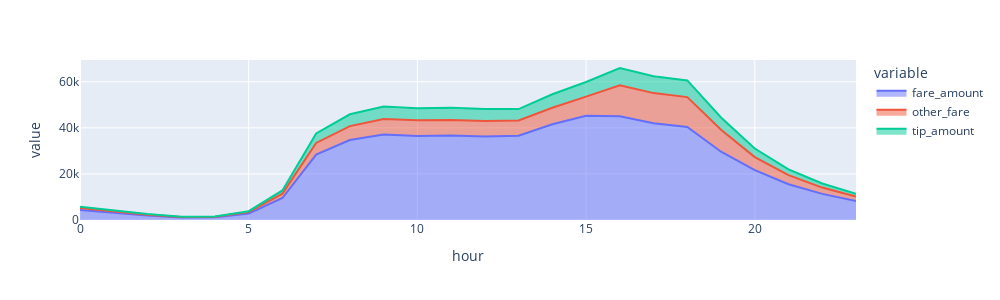
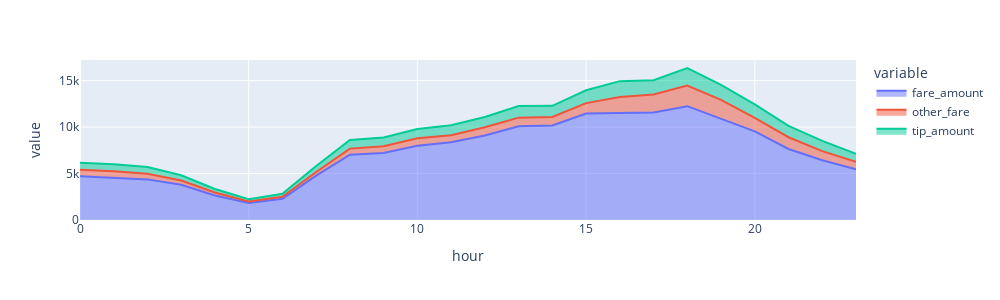
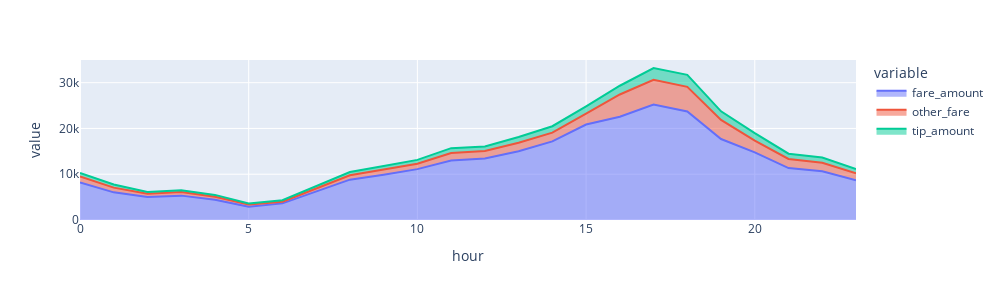
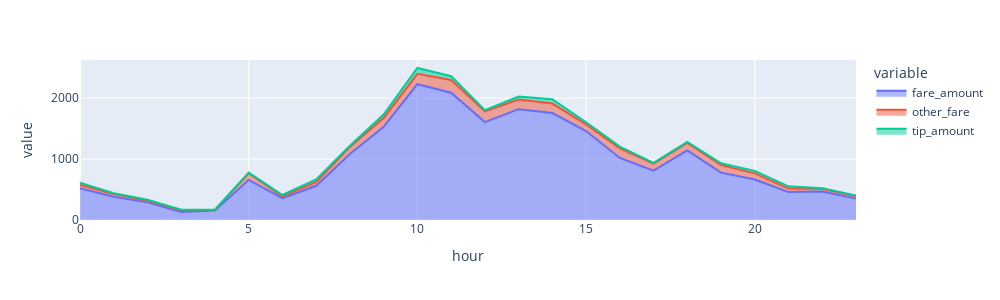

Notebook code for these charts, in order:
### Markdown cell above
**Tip to total amount**, the area graph are used to see the trends of tips value in comparisons to the fare amount and other fare.

### Code cell
area = df.groupby(by=['PUborough','hour'])[['fare_amount','other_fare','tip_amount','total_amount']].sum().reset_index()
for i, borough in enumerate(boroughs):
    fig = px.area(area[area['PUborough']==borough], x='hour', y=['fare_amount','other_fare', 'tip_amount'],
    width=1000, height=300)
    fig.show()

### Figure 1 — Plotly figure (JSON) as saved in the notebook; plotly's stock layout.template omitted (floating-point values rounded to 4 significant figures)
{"data": [{"fillpattern": {"shape": ""}, "hovertemplate": "variable=fare_amount<br>hour=%{x}<br>value=%{y}<extra></extra>", "legendgroup": "fare_amount", "line": {"color": "#636efa"}, "marker": {"symbol": "circle"}, "mode": "lines", "name": "fare_amount", "orientation": "v", "showlegend": true, "stackgroup": "1", "type": "scatter", "x": [0, 1, 2, 3, 4, 5, 6, 7, 8, 9, 10, 11, 12, 13, 14, 15, 16, 17, 18, 19, 20, 21, 22, 23], "xaxis": "x", "y": [4345.0, 3046.0, 1963.0, 1124.0, 1217.0, 2804.0, 9546.0, 28390.0, 34740.0, 37110.0, 36460.0, 36710.0, 36220.0, 36580.0, 41530.0, 45210.0, 45020.0, 41980.0, 40400.0, 29640.0, 21610.0, 15510.0, 11330.0, 8245.0], "yaxis": "y"}, {"fillpattern": {"shape": ""}, "hovertemplate": "variable=other_fare<br>hour=%{x}<br>value=%{y}<extra></extra>", "legendgroup": "other_fare", "line": {"color": "#EF553B"}, "marker": {"symbol": "circle"}, "mode": "lines", "name": "other_fare", "orientation": "v", "showlegend": true, "stackgroup": "1", "type": "scatter", "x": [0, 1, 2, 3, 4, 5, 6, 7, 8, 9, 10, 11, 12, 13, 14, 15, 16, 17, 18, 19, 20, 21, 22, 23], "xaxis": "x", "y": [916.6, 652.4, 361.2, 199.6, 188.4, 649.9, 1901.0, 5062, 6003.0, 6774.0, 6859.0, 6742.0, 6792.0, 6605, 7218.0, 8345.0, 13460.0, 13100.0, 12940.0, 9558.0, 5687.0, 3939.0, 2744.0, 1971.0], "yaxis": "y"}, {"fillpattern": {"shape": ""}, "hovertemplate": "variable=tip_amount<br>hour=%{x}<br>value=%{y}<extra></extra>", "legendgroup": "tip_amount", "line": {"color": "#00cc96"}, "marker": {"symbol": "circle"}, "mode": "lines", "name": "tip_amount", "orientation": "v", "showlegend": true, "stackgroup": "1", "type": "scatter", "x": [0, 1, 2, 3, 4, 5, 6, 7, 8, 9, 10, 11, 12, 13, 14, 15, 16, 17, 18, 19, 20, 21, 22, 23], "xaxis": "x", "y": [513.3, 384.9, 233.1, 95.24, 159.8, 373.9, 1377.0, 4134.0, 5130.0, 5413.0, 5208.0, 5312.0, 5206.0, 4950.0, 5845.0, 6329.0, 7500.0, 7356.0, 7239.0, 5281.0, 3720.0, 2559.0, 1756.0, 1122.0], "yaxis": "y"}], "layout": {"height": 300, "legend": {"title": {"text": "variable"}, "tracegroupgap": 0}, "margin": {"t": 60}, "width": 1000, "xaxis": {"anchor": "y", "domain": [0, 1], "title": {"text": "hour"}}, "yaxis": {"anchor": "x", "domain": [0, 1], "title": {"text": "value"}}}}

### Figure 2 — Plotly figure (JSON) as saved in the notebook; plotly's stock layout.template omitted (floating-point values rounded to 4 significant figures)
{"data": [{"fillpattern": {"shape": ""}, "hovertemplate": "variable=fare_amount<br>hour=%{x}<br>value=%{y}<extra></extra>", "legendgroup": "fare_amount", "line": {"color": "#636efa"}, "marker": {"symbol": "circle"}, "mode": "lines", "name": "fare_amount", "orientation": "v", "showlegend": true, "stackgroup": "1", "type": "scatter", "x": [0, 1, 2, 3, 4, 5, 6, 7, 8, 9, 10, 11, 12, 13, 14, 15, 16, 17, 18, 19, 20, 21, 22, 23], "xaxis": "x", "y": [4718.0, 4583.0, 4371.0, 3783.0, 2645.0, 1831.0, 2289.0, 4778.0, 7032.0, 7213.0, 7985.0, 8367.0, 9101.0, 10090.0, 10160.0, 11460.0, 11510.0, 11560.0, 12250.0, 10900.0, 9534.0, 7639.0, 6432.0, 5446.0], "yaxis": "y"}, {"fillpattern": {"shape": ""}, "hovertemplate": "variable=other_fare<br>hour=%{x}<br>value=%{y}<extra></extra>", "legendgroup": "other_fare", "line": {"color": "#EF553B"}, "marker": {"symbol": "circle"}, "mode": "lines", "name": "other_fare", "orientation": "v", "showlegend": true, "stackgroup": "1", "type": "scatter", "x": [0, 1, 2, 3, 4, 5, 6, 7, 8, 9, 10, 11, 12, 13, 14, 15, 16, 17, 18, 19, 20, 21, 22, 23], "xaxis": "x", "y": [693.7, 666.0, 598.4, 464.1, 317.8, 161.2, 216.8, 386.2, 649.5, 723.3, 809.3, 762.8, 883.9, 928.8, 921.6, 1117.0, 1728.0, 1940.0, 2217.0, 2024.0, 1459, 1266, 984.4, 823.6], "yaxis": "y"}, {"fillpattern": {"shape": ""}, "hovertemplate": "variable=tip_amount<br>hour=%{x}<br>value=%{y}<extra></extra>", "legendgroup": "tip_amount", "line": {"color": "#00cc96"}, "marker": {"symbol": "circle"}, "mode": "lines", "name": "tip_amount", "orientation": "v", "showlegend": true, "stackgroup": "1", "type": "scatter", "x": [0, 1, 2, 3, 4, 5, 6, 7, 8, 9, 10, 11, 12, 13, 14, 15, 16, 17, 18, 19, 20, 21, 22, 23], "xaxis": "x", "y": [758.6, 745.1, 723.9, 568.1, 379.1, 251.0, 313.5, 649.4, 919.5, 946.1, 1005, 1064.0, 1097.0, 1258.0, 1203.0, 1388.0, 1705.0, 1543.0, 1891.0, 1620.0, 1440.0, 1226.0, 1099.0, 864.8], "yaxis": "y"}], "layout": {"height": 300, "legend": {"title": {"text": "variable"}, "tracegroupgap": 0}, "margin": {"t": 60}, "width": 1000, "xaxis": {"anchor": "y", "domain": [0, 1], "title": {"text": "hour"}}, "yaxis": {"anchor": "x", "domain": [0, 1], "title": {"text": "value"}}}}

### Figure 3 — Plotly figure (JSON) as saved in the notebook; plotly's stock layout.template omitted (floating-point values rounded to 4 significant figures)
{"data": [{"fillpattern": {"shape": ""}, "hovertemplate": "variable=fare_amount<br>hour=%{x}<br>value=%{y}<extra></extra>", "legendgroup": "fare_amount", "line": {"color": "#636efa"}, "marker": {"symbol": "circle"}, "mode": "lines", "name": "fare_amount", "orientation": "v", "showlegend": true, "stackgroup": "1", "type": "scatter", "x": [0, 1, 2, 3, 4, 5, 6, 7, 8, 9, 10, 11, 12, 13, 14, 15, 16, 17, 18, 19, 20, 21, 22, 23], "xaxis": "x", "y": [8193.0, 6039.0, 5015.0, 5325.0, 4437.0, 2897.0, 3628.0, 6234.0, 8812.0, 9886.0, 11110.0, 13010.0, 13440.0, 15010.0, 17170.0, 20850.0, 22560.0, 25210.0, 23720.0, 17690.0, 14770.0, 11340.0, 10660.0, 8696.0], "yaxis": "y"}, {"fillpattern": {"shape": ""}, "hovertemplate": "variable=other_fare<br>hour=%{x}<br>value=%{y}<extra></extra>", "legendgroup": "other_fare", "line": {"color": "#EF553B"}, "marker": {"symbol": "circle"}, "mode": "lines", "name": "other_fare", "orientation": "v", "showlegend": true, "stackgroup": "1", "type": "scatter", "x": [0, 1, 2, 3, 4, 5, 6, 7, 8, 9, 10, 11, 12, 13, 14, 15, 16, 17, 18, 19, 20, 21, 22, 23], "xaxis": "x", "y": [1311.0, 1034.0, 702.8, 810.5, 650.9, 481.2, 352.1, 680.8, 947.6, 1139.0, 1165.0, 1617.0, 1657.0, 1877, 1925.0, 2365.0, 4866.0, 5439.0, 5375.0, 4186.0, 2592.0, 1997.0, 1837.0, 1487.0], "yaxis": "y"}, {"fillpattern": {"shape": ""}, "hovertemplate": "variable=tip_amount<br>hour=%{x}<br>value=%{y}<extra></extra>", "legendgroup": "tip_amount", "line": {"color": "#00cc96"}, "marker": {"symbol": "circle"}, "mode": "lines", "name": "tip_amount", "orientation": "v", "showlegend": true, "stackgroup": "1", "type": "scatter", "x": [0, 1, 2, 3, 4, 5, 6, 7, 8, 9, 10, 11, 12, 13, 14, 15, 16, 17, 18, 19, 20, 21, 22, 23], "xaxis": "x", "y": [785.3, 674.7, 393.1, 348.3, 398.1, 223.3, 338.3, 539.3, 730.5, 760.9, 851.5, 1062.0, 978.9, 1260.0, 1392.0, 1611.0, 1906.0, 2561.0, 2616.0, 1863.0, 1624.0, 1157.0, 1138.0, 950.5], "yaxis": "y"}], "layout": {"height": 300, "legend": {"title": {"text": "variable"}, "tracegroupgap": 0}, "margin": {"t": 60}, "width": 1000, "xaxis": {"anchor": "y", "domain": [0, 1], "title": {"text": "hour"}}, "yaxis": {"anchor": "x", "domain": [0, 1], "title": {"text": "value"}}}}

### Figure 4 — Plotly figure (JSON) as saved in the notebook; plotly's stock layout.template omitted (floating-point values rounded to 4 significant figures)
{"data": [{"fillpattern": {"shape": ""}, "hovertemplate": "variable=fare_amount<br>hour=%{x}<br>value=%{y}<extra></extra>", "legendgroup": "fare_amount", "line": {"color": "#636efa"}, "marker": {"symbol": "circle"}, "mode": "lines", "name": "fare_amount", "orientation": "v", "showlegend": true, "stackgroup": "1", "type": "scatter", "x": [0, 1, 2, 3, 4, 5, 6, 7, 8, 9, 10, 11, 12, 13, 14, 15, 16, 17, 18, 19, 20, 21, 22, 23], "xaxis": "x", "y": [519.9, 381.9, 289.2, 131.6, 155.1, 658.8, 359.5, 561.6, 1083.0, 1530.0, 2228.0, 2089.0, 1606.0, 1818.0, 1755.0, 1460.0, 1019.0, 809.1, 1143.0, 776.5, 663.8, 458.2, 465.7, 352.9], "yaxis": "y"}, {"fillpattern": {"shape": ""}, "hovertemplate": "variable=other_fare<br>hour=%{x}<br>value=%{y}<extra></extra>", "legendgroup": "other_fare", "line": {"color": "#EF553B"}, "marker": {"symbol": "circle"}, "mode": "lines", "name": "other_fare", "orientation": "v", "showlegend": true, "stackgroup": "1", "type": "scatter", "x": [0, 1, 2, 3, 4, 5, 6, 7, 8, 9, 10, 11, 12, 13, 14, 15, 16, 17, 18, 19, 20, 21, 22, 23], "xaxis": "x", "y": [53.2, 45.1, 25.55, 27.55, 13.6, 108.4, 27.5, 60.45, 117.1, 144.1, 169.4, 208.8, 175.2, 156.8, 155.5, 110.0, 158.2, 114.3, 119.9, 122.9, 101.1, 56.65, 47.6, 37.85], "yaxis": "y"}, {"fillpattern": {"shape": ""}, "hovertemplate": "variable=tip_amount<br>hour=%{x}<br>value=%{y}<extra></extra>", "legendgroup": "tip_amount", "line": {"color": "#00cc96"}, "marker": {"symbol": "circle"}, "mode": "lines", "name": "tip_amount", "orientation": "v", "showlegend": true, "stackgroup": "1", "type": "scatter", "x": [0, 1, 2, 3, 4, 5, 6, 7, 8, 9, 10, 11, 12, 13, 14, 15, 16, 17, 18, 19, 20, 21, 22, 23], "xaxis": "x", "y": [38.73, 12.18, 18.04, 9.1, 0, 10.45, 23.29, 44.12, 17.98, 55.95, 96.51, 62.23, 20.64, 49.63, 71.12, 32.79, 26.05, 14.61, 17.63, 31.14, 41.2, 37.73, 9.62, 9.53], "yaxis": "y"}], "layout": {"height": 300, "legend": {"title": {"text": "variable"}, "tracegroupgap": 0}, "margin": {"t": 60}, "width": 1000, "xaxis": {"anchor": "y", "domain": [0, 1], "title": {"text": "hour"}}, "yaxis": {"anchor": "x", "domain": [0, 1], "title": {"text": "value"}}}}
